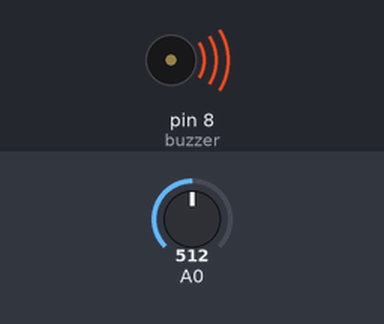
The sketch below on a simulated Arduino Uno, built with avr-gcc and run on an emulated ATmega328P. On the bench: buzzer (waves = sounding). Inputs (shaded band) come from the test bench; at power-on: A0 = 512. What the sketch prints to the serial monitor is not drawn.

Above: at 1.2 s.
1.3 s: A0 set to 0
At 1.9 s:
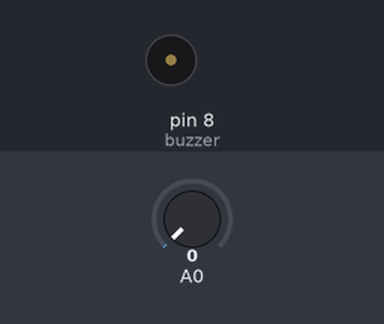
2.8 s: A0 set to 122
At 3.28 s:
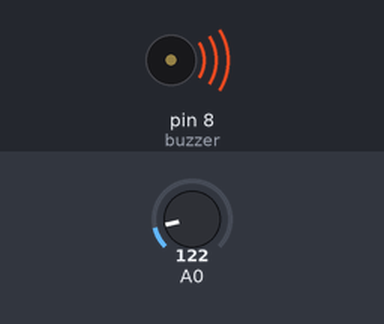
Timing chart, 0 to 11.8 s (numbered marks = the images above; inputs shaded):
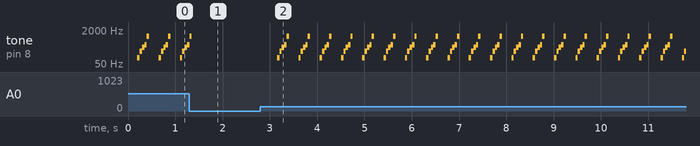

The sketch:

Flame.ino
```cpp
int flame = 0;
int buzzer = 8;

void setup() {
  Serial.begin(9600);
  pinMode(buzzer, OUTPUT);
}

void loop() {
  flame = analogRead(A0);
  delay(100);
  Serial.println(String("불꽃센서 값 : ") + flame);
  delay(100);
  if (flame > 0) {
    tone(buzzer, 100, 50);
    delay(50);
    tone(buzzer, 200, 50);
    delay(50);
    tone(buzzer, 300, 50);
    delay(50);
    tone(buzzer, 400, 50);
    delay(50);
    tone(buzzer, 1000, 50);
    delay(50);
  } else {
    noTone(buzzer);
  }
}
```

Measured:
- after the input at 1.3 s, tone on pin 8 (buzzer): goes on until 1.4 s, then stays silent
- after the input at 2.8 s, tone on pin 8 (buzzer): silent → 100 Hz after 0.36 s, then repeats every 0.45 s: 200 Hz 0.05 s, 300 Hz 0.05 s, 400 Hz 0.05 s, 1000 Hz 0.05 s, silent 0.20 s, 100 Hz 0.05 s
- by itself, tone on pin 8 (buzzer): repeats every 0.45 s: 200 Hz 0.05 s, 300 Hz 0.05 s, 400 Hz 0.05 s, 1000 Hz 0.05 s, silent 0.20 s, 100 Hz 0.05 s
